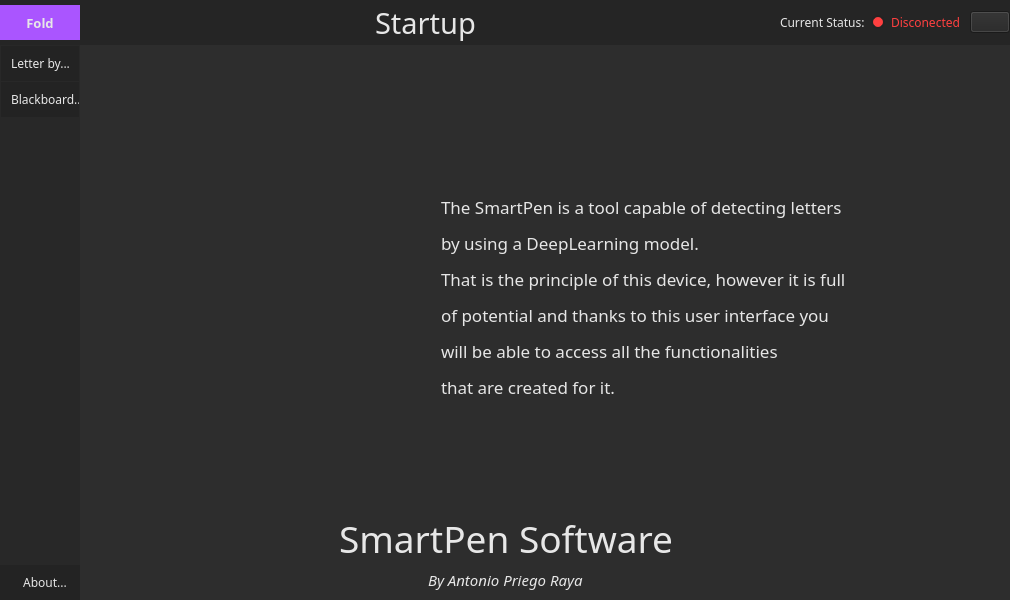
<?xml version="1.0" encoding="UTF-8"?>
<ui version="4.0">
 <class>MainWindow</class>
 <widget class="QMainWindow" name="MainWindow">
  <property name="geometry">
   <rect>
    <x>0</x>
    <y>0</y>
    <width>1010</width>
    <height>600</height>
   </rect>
  </property>
  <property name="minimumSize">
   <size>
    <width>1000</width>
    <height>600</height>
   </size>
  </property>
  <property name="windowTitle">
   <string>MainWindow</string>
  </property>
  <property name="styleSheet">
   <string notr="true">background-color: rgb(45, 45, 45);
</string>
  </property>
  <widget class="QWidget" name="centralwidget">
   <layout class="QVBoxLayout" name="verticalLayout">
    <property name="spacing">
     <number>0</number>
    </property>
    <property name="leftMargin">
     <number>0</number>
    </property>
    <property name="topMargin">
     <number>0</number>
    </property>
    <property name="rightMargin">
     <number>0</number>
    </property>
    <property name="bottomMargin">
     <number>0</number>
    </property>
    <item>
     <widget class="QFrame" name="TopBar">
      <property name="maximumSize">
       <size>
        <width>16777215</width>
        <height>45</height>
       </size>
      </property>
      <property name="styleSheet">
       <string notr="true">background-color: rgb(37, 37, 37);
border-bottom-color: rgb(20, 20, 20);
color: rgb(231, 231, 231);</string>
      </property>
      <property name="frameShape">
       <enum>QFrame::NoFrame</enum>
      </property>
      <property name="frameShadow">
       <enum>QFrame::Raised</enum>
      </property>
      <layout class="QHBoxLayout" name="horizontalLayout">
       <property name="spacing">
        <number>0</number>
       </property>
       <property name="leftMargin">
        <number>0</number>
       </property>
       <property name="topMargin">
        <number>0</number>
       </property>
       <property name="rightMargin">
        <number>0</number>
       </property>
       <property name="bottomMargin">
        <number>0</number>
       </property>
       <item>
        <widget class="QFrame" name="FrameToggle">
         <property name="maximumSize">
          <size>
           <width>80</width>
           <height>35</height>
          </size>
         </property>
         <property name="styleSheet">
          <string notr="true"> QPushButton {
	color: rgb(231, 231, 231);
    background-color:rgb(170, 85, 255);
	border: 0px solid;
 }
 QPushButton:hover {
    background-color: rgb(190, 105, 255);
 }
 QPushButton:pressed{
    background-color:rgb(210, 135, 255) ; 
 }</string>
         </property>
         <property name="frameShape">
          <enum>QFrame::NoFrame</enum>
         </property>
         <property name="frameShadow">
          <enum>QFrame::Raised</enum>
         </property>
         <layout class="QVBoxLayout" name="verticalLayout_2">
          <property name="spacing">
           <number>0</number>
          </property>
          <property name="leftMargin">
           <number>0</number>
          </property>
          <property name="topMargin">
           <number>0</number>
          </property>
          <property name="rightMargin">
           <number>0</number>
          </property>
          <property name="bottomMargin">
           <number>0</number>
          </property>
          <item>
           <widget class="QPushButton" name="ButtonToggle">
            <property name="sizePolicy">
             <sizepolicy hsizetype="Expanding" vsizetype="Expanding">
              <horstretch>0</horstretch>
              <verstretch>0</verstretch>
             </sizepolicy>
            </property>
            <property name="font">
             <font>
              <family>Universalis ADF Std</family>
              <pointsize>10</pointsize>
              <bold>true</bold>
             </font>
            </property>
            <property name="cursor">
             <cursorShape>PointingHandCursor</cursorShape>
            </property>
            <property name="styleSheet">
             <string notr="true"/>
            </property>
            <property name="text">
             <string>Fold</string>
            </property>
            <property name="icon">
             <iconset>
              <normaloff>../DeepPen/icons/deployArrow.png</normaloff>../DeepPen/icons/deployArrow.png</iconset>
            </property>
           </widget>
          </item>
         </layout>
        </widget>
       </item>
       <item>
        <widget class="QLabel" name="_">
         <property name="text">
          <string/>
         </property>
        </widget>
       </item>
       <item>
        <widget class="QFrame" name="forSTposition1">
         <property name="frameShape">
          <enum>QFrame::NoFrame</enum>
         </property>
         <property name="frameShadow">
          <enum>QFrame::Raised</enum>
         </property>
        </widget>
       </item>
       <item>
        <widget class="QLabel" name="SectionTitle">
         <property name="enabled">
          <bool>true</bool>
         </property>
         <property name="font">
          <font>
           <family>Universalis ADF Std</family>
           <pointsize>22</pointsize>
           <bold>false</bold>
          </font>
         </property>
         <property name="text">
          <string>Startup</string>
         </property>
         <property name="alignment">
          <set>Qt::AlignCenter</set>
         </property>
        </widget>
       </item>
       <item>
        <widget class="QFrame" name="forSTposition3">
         <property name="frameShape">
          <enum>QFrame::NoFrame</enum>
         </property>
         <property name="frameShadow">
          <enum>QFrame::Raised</enum>
         </property>
        </widget>
       </item>
       <item>
        <widget class="QFrame" name="forSTposition2">
         <property name="frameShape">
          <enum>QFrame::NoFrame</enum>
         </property>
         <property name="frameShadow">
          <enum>QFrame::Raised</enum>
         </property>
        </widget>
       </item>
       <item>
        <widget class="QFrame" name="frame">
         <property name="styleSheet">
          <string notr="true"> QPushButton {
	color: rgb(231, 231, 231);
    background-color:rgb(25, 25, 25);
	border: 2px solid;
	border-color:rgb(55, 89, 55);
 }
 QPushButton:hover {
    background-color: rgb(45, 45, 45);
 }
 QPushButton:pressed{
    background-color:rgb(90, 90, 90) ;
 }

 border-width:1px;
 border-radius:17.2px;</string>
         </property>
         <layout class="QHBoxLayout" name="horizontalLayout_4">
          <property name="spacing">
           <number>0</number>
          </property>
          <property name="leftMargin">
           <number>0</number>
          </property>
          <property name="topMargin">
           <number>0</number>
          </property>
          <property name="rightMargin">
           <number>0</number>
          </property>
          <property name="bottomMargin">
           <number>0</number>
          </property>
          <item>
           <widget class="QFrame" name="FrameTop">
            <property name="frameShape">
             <enum>QFrame::NoFrame</enum>
            </property>
            <property name="frameShadow">
             <enum>QFrame::Raised</enum>
            </property>
            <layout class="QHBoxLayout" name="horizontalLayout_3">
             <item>
              <widget class="QLabel" name="label">
               <property name="font">
                <font>
                 <family>Universalis ADF Std</family>
                </font>
               </property>
               <property name="text">
                <string>Current Status:</string>
               </property>
              </widget>
             </item>
             <item>
              <widget class="QRadioButton" name="ConectedStatusRB">
               <property name="font">
                <font>
                 <family>Universalis ADF Std</family>
                </font>
               </property>
               <property name="styleSheet">
                <string notr="true">QRadioButton:checked {
    color: rgb(0, 255, 127);
}
QRadioButton:unchecked {
    color: rgb(255, 64, 64);
}

QRadioButton::indicator {
    width: 10px;
    height: 10px;
    border-radius: 7px;
}

QRadioButton::indicator:checked {
    background-color: rgb(0, 255, 127);
    border: 2px solid  rgb(35, 35, 35);
}

QRadioButton::indicator:unchecked {
    background-color: rgb(255, 64, 64);
    border: 2px solid  rgb(35, 35, 35);
}</string>
               </property>
               <property name="text">
                <string>Disconected</string>
               </property>
               <property name="checkable">
                <bool>false</bool>
               </property>
               <property name="checked">
                <bool>false</bool>
               </property>
               <property name="autoRepeat">
                <bool>false</bool>
               </property>
               <property name="autoExclusive">
                <bool>false</bool>
               </property>
              </widget>
             </item>
            </layout>
           </widget>
          </item>
          <item>
           <widget class="QPushButton" name="ButtonSync">
            <property name="font">
             <font/>
            </property>
            <property name="cursor">
             <cursorShape>PointingHandCursor</cursorShape>
            </property>
            <property name="styleSheet">
             <string notr="true"/>
            </property>
            <property name="text">
             <string/>
            </property>
            <property name="icon">
             <iconset>
              <normaloff>icons/sync.png</normaloff>icons/sync.png</iconset>
            </property>
            <property name="iconSize">
             <size>
              <width>32</width>
              <height>32</height>
             </size>
            </property>
           </widget>
          </item>
         </layout>
        </widget>
       </item>
      </layout>
     </widget>
    </item>
    <item>
     <widget class="QFrame" name="Content">
      <property name="frameShape">
       <enum>QFrame::NoFrame</enum>
      </property>
      <property name="frameShadow">
       <enum>QFrame::Raised</enum>
      </property>
      <layout class="QHBoxLayout" name="horizontalLayout_2">
       <property name="spacing">
        <number>0</number>
       </property>
       <property name="leftMargin">
        <number>0</number>
       </property>
       <property name="topMargin">
        <number>0</number>
       </property>
       <property name="rightMargin">
        <number>0</number>
       </property>
       <property name="bottomMargin">
        <number>0</number>
       </property>
       <item>
        <widget class="QFrame" name="FrameSidebar">
         <property name="minimumSize">
          <size>
           <width>80</width>
           <height>0</height>
          </size>
         </property>
         <property name="maximumSize">
          <size>
           <width>70</width>
           <height>16777215</height>
          </size>
         </property>
         <property name="styleSheet">
          <string notr="true">background-color: rgb(40, 40, 40);
border-right-color: rgb(20, 20, 20);
</string>
         </property>
         <property name="frameShape">
          <enum>QFrame::NoFrame</enum>
         </property>
         <property name="frameShadow">
          <enum>QFrame::Raised</enum>
         </property>
         <layout class="QVBoxLayout" name="verticalLayout_3">
          <property name="spacing">
           <number>0</number>
          </property>
          <property name="leftMargin">
           <number>0</number>
          </property>
          <property name="topMargin">
           <number>0</number>
          </property>
          <property name="rightMargin">
           <number>0</number>
          </property>
          <property name="bottomMargin">
           <number>0</number>
          </property>
          <item alignment="Qt::AlignTop">
           <widget class="QFrame" name="FrameTopSidebar">
            <property name="cursor">
             <cursorShape>ArrowCursor</cursorShape>
            </property>
            <property name="styleSheet">
             <string notr="true"> QPushButton {
	color: rgb(231, 231, 231);
    background-color:rgb(35, 35, 35);
	border: 0px solid;
	text-align: left;
	padding-left: 10px;
 }
 QPushButton:hover {
    background-color: rgb(45, 45, 45);
 }
 QPushButton:pressed{
    background-color:rgb(90, 90, 90) ;
 }</string>
            </property>
            <property name="frameShape">
             <enum>QFrame::NoFrame</enum>
            </property>
            <property name="frameShadow">
             <enum>QFrame::Raised</enum>
            </property>
            <layout class="QVBoxLayout" name="verticalLayout_4">
             <property name="spacing">
              <number>1</number>
             </property>
             <property name="leftMargin">
              <number>1</number>
             </property>
             <property name="topMargin">
              <number>1</number>
             </property>
             <property name="rightMargin">
              <number>1</number>
             </property>
             <property name="bottomMargin">
              <number>1</number>
             </property>
             <item>
              <widget class="QPushButton" name="ButtonReadMode">
               <property name="minimumSize">
                <size>
                 <width>0</width>
                 <height>35</height>
                </size>
               </property>
               <property name="font">
                <font>
                 <family>Universalis ADF Std</family>
                </font>
               </property>
               <property name="cursor">
                <cursorShape>PointingHandCursor</cursorShape>
               </property>
               <property name="layoutDirection">
                <enum>Qt::LeftToRight</enum>
               </property>
               <property name="styleSheet">
                <string notr="true"/>
               </property>
               <property name="text">
                <string>Letter by...    </string>
               </property>
               <property name="icon">
                <iconset>
                 <normaloff>../DeepPen/icons/letter_shifted.png</normaloff>../DeepPen/icons/letter_shifted.png</iconset>
               </property>
               <property name="iconSize">
                <size>
                 <width>35</width>
                 <height>35</height>
                </size>
               </property>
               <property name="flat">
                <bool>false</bool>
               </property>
              </widget>
             </item>
             <item alignment="Qt::AlignTop">
              <widget class="QPushButton" name="ButtonBlackboard">
               <property name="minimumSize">
                <size>
                 <width>0</width>
                 <height>35</height>
                </size>
               </property>
               <property name="font">
                <font>
                 <family>Universalis ADF Std</family>
                 <italic>false</italic>
                 <bold>false</bold>
                 <strikeout>false</strikeout>
                </font>
               </property>
               <property name="cursor">
                <cursorShape>PointingHandCursor</cursorShape>
               </property>
               <property name="styleSheet">
                <string notr="true"/>
               </property>
               <property name="text">
                <string>Blackboard...</string>
               </property>
               <property name="icon">
                <iconset>
                 <normaloff>icons/blackboard_shifted.png</normaloff>icons/blackboard_shifted.png</iconset>
               </property>
               <property name="iconSize">
                <size>
                 <width>35</width>
                 <height>35</height>
                </size>
               </property>
              </widget>
             </item>
            </layout>
           </widget>
          </item>
          <item>
           <widget class="QPushButton" name="ButtonAboutDev">
            <property name="minimumSize">
             <size>
              <width>0</width>
              <height>35</height>
             </size>
            </property>
            <property name="maximumSize">
             <size>
              <width>16777215</width>
              <height>16777215</height>
             </size>
            </property>
            <property name="font">
             <font>
              <family>Universalis ADF Std</family>
             </font>
            </property>
            <property name="cursor">
             <cursorShape>PointingHandCursor</cursorShape>
            </property>
            <property name="styleSheet">
             <string notr="true"> QPushButton {
	color: rgb(231, 231, 231);
    background-color:rgb(35, 35, 35);
	border: 0px solid;
	padding-left: 10px;
 }
 QPushButton:hover {
    background-color: rgb(45, 45, 45);
 }
 QPushButton:pressed{
    background-color:rgb(90, 90, 90) ;
 }</string>
            </property>
            <property name="text">
             <string>About...</string>
            </property>
            <property name="iconSize">
             <size>
              <width>20</width>
              <height>20</height>
             </size>
            </property>
           </widget>
          </item>
         </layout>
        </widget>
       </item>
       <item>
        <widget class="QFrame" name="FramePages">
         <property name="frameShape">
          <enum>QFrame::NoFrame</enum>
         </property>
         <property name="frameShadow">
          <enum>QFrame::Raised</enum>
         </property>
         <layout class="QVBoxLayout" name="verticalLayout_5">
          <property name="spacing">
           <number>0</number>
          </property>
          <property name="leftMargin">
           <number>0</number>
          </property>
          <property name="topMargin">
           <number>0</number>
          </property>
          <property name="rightMargin">
           <number>0</number>
          </property>
          <property name="bottomMargin">
           <number>0</number>
          </property>
          <item>
           <widget class="QStackedWidget" name="stackedWidget">
            <property name="currentIndex">
             <number>0</number>
            </property>
            <widget class="QWidget" name="StartupPage">
             <property name="font">
              <font>
               <bold>false</bold>
              </font>
             </property>
             <layout class="QGridLayout" name="gridLayout">
              <item row="0" column="0">
               <layout class="QHBoxLayout" name="horizontalLayout_5">
                <item>
                 <spacer name="horizontalSpacer">
                  <property name="orientation">
                   <enum>Qt::Horizontal</enum>
                  </property>
                  <property name="sizeHint" stdset="0">
                   <size>
                    <width>40</width>
                    <height>20</height>
                   </size>
                  </property>
                 </spacer>
                </item>
                <item>
                 <layout class="QVBoxLayout" name="verticalLayout_6">
                  <property name="spacing">
                   <number>5</number>
                  </property>
                  <item>
                   <layout class="QHBoxLayout" name="horizontalLayout_6">
                    <item>
                     <widget class="QLabel" name="StartupImage">
                      <property name="minimumSize">
                       <size>
                        <width>270</width>
                        <height>395</height>
                       </size>
                      </property>
                      <property name="text">
                       <string/>
                      </property>
                     </widget>
                    </item>
                    <item alignment="Qt::AlignHCenter|Qt::AlignTop">
                     <widget class="QLabel" name="ProjectDescription">
                      <property name="sizePolicy">
                       <sizepolicy hsizetype="Fixed" vsizetype="Fixed">
                        <horstretch>0</horstretch>
                        <verstretch>0</verstretch>
                       </sizepolicy>
                      </property>
                      <property name="font">
                       <font>
                        <family>Universalis ADF Std</family>
                        <pointsize>13</pointsize>
                       </font>
                      </property>
                      <property name="styleSheet">
                       <string notr="true">color: rgb(230, 230, 230);</string>
                      </property>
                      <property name="text">
                       <string>&lt;html&gt;&lt;head/&gt;&lt;body&gt;&lt;p align=&quot;justify&quot;&gt;&lt;br/&gt;&lt;/p&gt;&lt;p align=&quot;justify&quot;&gt;&lt;br/&gt;&lt;br/&gt;&lt;/p&gt;&lt;p align=&quot;justify&quot;&gt;The SmartPen is a tool capable of detecting letters&lt;/p&gt;&lt;p align=&quot;justify&quot;&gt;by using a DeepLearning model.&lt;/p&gt;&lt;p align=&quot;justify&quot;&gt;That is the principle of this device, however it is full&lt;/p&gt;&lt;p align=&quot;justify&quot;&gt;of potential and thanks to this user interface you&lt;/p&gt;&lt;p align=&quot;justify&quot;&gt;will be able to access all the functionalities&lt;/p&gt;&lt;p align=&quot;justify&quot;&gt;that are created for it.&lt;/p&gt;&lt;/body&gt;&lt;/html&gt;</string>
                      </property>
                      <property name="alignment">
                       <set>Qt::AlignJustify|Qt::AlignVCenter</set>
                      </property>
                      <property name="margin">
                       <number>10</number>
                      </property>
                     </widget>
                    </item>
                   </layout>
                  </item>
                  <item>
                   <spacer name="verticalSpacer">
                    <property name="orientation">
                     <enum>Qt::Vertical</enum>
                    </property>
                    <property name="sizeHint" stdset="0">
                     <size>
                      <width>20</width>
                      <height>40</height>
                     </size>
                    </property>
                   </spacer>
                  </item>
                  <item>
                   <layout class="QHBoxLayout" name="horizontalLayout_7">
                    <item>
                     <widget class="QLabel" name="StartupTitle">
                      <property name="enabled">
                       <bool>true</bool>
                      </property>
                      <property name="sizePolicy">
                       <sizepolicy hsizetype="Fixed" vsizetype="Fixed">
                        <horstretch>0</horstretch>
                        <verstretch>0</verstretch>
                       </sizepolicy>
                      </property>
                      <property name="font">
                       <font>
                        <family>Universalis ADF Std</family>
                        <pointsize>28</pointsize>
                        <italic>false</italic>
                        <bold>false</bold>
                       </font>
                      </property>
                      <property name="layoutDirection">
                       <enum>Qt::LeftToRight</enum>
                      </property>
                      <property name="styleSheet">
                       <string notr="true">color: rgb(231, 231, 231);
outline:2px black;</string>
                      </property>
                      <property name="text">
                       <string>SmartPen Software</string>
                      </property>
                      <property name="scaledContents">
                       <bool>false</bool>
                      </property>
                      <property name="alignment">
                       <set>Qt::AlignCenter</set>
                      </property>
                      <property name="wordWrap">
                       <bool>false</bool>
                      </property>
                     </widget>
                    </item>
                   </layout>
                  </item>
                  <item alignment="Qt::AlignHCenter|Qt::AlignVCenter">
                   <widget class="QLabel" name="DevName">
                    <property name="font">
                     <font>
                      <family>Universalis ADF Std</family>
                      <pointsize>11</pointsize>
                      <italic>true</italic>
                     </font>
                    </property>
                    <property name="styleSheet">
                     <string notr="true">color: rgb(231, 231, 231);</string>
                    </property>
                    <property name="text">
                     <string>By Antonio Priego Raya</string>
                    </property>
                   </widget>
                  </item>
                 </layout>
                </item>
                <item>
                 <spacer name="horizontalSpacer_3">
                  <property name="orientation">
                   <enum>Qt::Horizontal</enum>
                  </property>
                  <property name="sizeHint" stdset="0">
                   <size>
                    <width>40</width>
                    <height>20</height>
                   </size>
                  </property>
                 </spacer>
                </item>
                <item>
                 <spacer name="horizontalSpacer_2">
                  <property name="orientation">
                   <enum>Qt::Horizontal</enum>
                  </property>
                  <property name="sizeHint" stdset="0">
                   <size>
                    <width>40</width>
                    <height>20</height>
                   </size>
                  </property>
                 </spacer>
                </item>
               </layout>
              </item>
             </layout>
            </widget>
            <widget class="QWidget" name="LetterByLetterPage">
             <property name="minimumSize">
              <size>
               <width>0</width>
               <height>100</height>
              </size>
             </property>
             <layout class="QVBoxLayout" name="verticalLayout_7">
              <item>
               <widget class="QLabel" name="Written">
                <property name="maximumSize">
                 <size>
                  <width>16777215</width>
                  <height>25</height>
                 </size>
                </property>
                <property name="font">
                 <font>
                  <family>Universalis ADF Std</family>
                  <pointsize>15</pointsize>
                  <bold>true</bold>
                 </font>
                </property>
                <property name="styleSheet">
                 <string notr="true">color: rgb(211, 215, 207);</string>
                </property>
                <property name="text">
                 <string>Written:</string>
                </property>
               </widget>
              </item>
              <item>
               <widget class="QLabel" name="recognisedLetters">
                <property name="minimumSize">
                 <size>
                  <width>0</width>
                  <height>0</height>
                 </size>
                </property>
                <property name="font">
                 <font>
                  <family>Universalis ADF Std</family>
                  <pointsize>14</pointsize>
                  <italic>true</italic>
                  <underline>true</underline>
                 </font>
                </property>
                <property name="cursor">
                 <cursorShape>IBeamCursor</cursorShape>
                </property>
                <property name="styleSheet">
                 <string notr="true">color: rgb(211, 215, 207);

background-image: url(./images/texture.png);</string>
                </property>
                <property name="frameShape">
                 <enum>QFrame::NoFrame</enum>
                </property>
                <property name="text">
                 <string/>
                </property>
                <property name="alignment">
                 <set>Qt::AlignLeading|Qt::AlignLeft|Qt::AlignTop</set>
                </property>
               </widget>
              </item>
              <item>
               <layout class="QHBoxLayout" name="horizontalLayout_9">
                <property name="sizeConstraint">
                 <enum>QLayout::SetMinimumSize</enum>
                </property>
                <item>
                 <widget class="QPushButton" name="clearButton">
                  <property name="minimumSize">
                   <size>
                    <width>0</width>
                    <height>25</height>
                   </size>
                  </property>
                  <property name="maximumSize">
                   <size>
                    <width>65</width>
                    <height>16777215</height>
                   </size>
                  </property>
                  <property name="font">
                   <font>
                    <family>Universalis ADF Std</family>
                   </font>
                  </property>
                  <property name="cursor">
                   <cursorShape>PointingHandCursor</cursorShape>
                  </property>
                  <property name="styleSheet">
                   <string notr="true"> QPushButton {
	color: rgb(231, 231, 231);
    background-color:rgb(35, 35, 35);
	border: 0.5px solid;
 }
 QPushButton:hover {
    background-color: rgb(45, 45, 45);
 }
 QPushButton:pressed{
    background-color:rgb(90, 90, 90) ;
 }</string>
                  </property>
                  <property name="text">
                   <string>Clear</string>
                  </property>
                 </widget>
                </item>
               </layout>
              </item>
             </layout>
            </widget>
            <widget class="QWidget" name="BlackBoardPage">
             <widget class="QLabel" name="blackboardText">
              <property name="geometry">
               <rect>
                <x>10</x>
                <y>0</y>
                <width>408</width>
                <height>101</height>
               </rect>
              </property>
              <property name="font">
               <font>
                <family>Universalis ADF Std</family>
                <pointsize>22</pointsize>
               </font>
              </property>
              <property name="styleSheet">
               <string notr="true">color: rgb(186, 189, 182);</string>
              </property>
              <property name="text">
               <string>Objetivo secundario en desarrollo</string>
              </property>
             </widget>
            </widget>
            <widget class="QWidget" name="AboutDevPage">
             <layout class="QGridLayout" name="gridLayout_2">
              <item row="0" column="0">
               <layout class="QVBoxLayout" name="verticalLayout_8">
                <item>
                 <layout class="QHBoxLayout" name="horizontalLayout_8">
                  <item>
                   <layout class="QVBoxLayout" name="verticalLayout_9">
                    <item>
                     <widget class="QLabel" name="personalPhoto">
                      <property name="minimumSize">
                       <size>
                        <width>300</width>
                        <height>150</height>
                       </size>
                      </property>
                      <property name="maximumSize">
                       <size>
                        <width>300</width>
                        <height>150</height>
                       </size>
                      </property>
                      <property name="text">
                       <string/>
                      </property>
                      <property name="alignment">
                       <set>Qt::AlignCenter</set>
                      </property>
                     </widget>
                    </item>
                    <item>
                     <widget class="QLabel" name="devName">
                      <property name="maximumSize">
                       <size>
                        <width>300</width>
                        <height>80</height>
                       </size>
                      </property>
                      <property name="font">
                       <font>
                        <family>Universalis ADF Std</family>
                       </font>
                      </property>
                      <property name="styleSheet">
                       <string notr="true">color: rgb(186, 189, 182);</string>
                      </property>
                      <property name="text">
                       <string>Antonio Priego Raya

Universidad de Granada</string>
                      </property>
                      <property name="alignment">
                       <set>Qt::AlignHCenter|Qt::AlignTop</set>
                      </property>
                     </widget>
                    </item>
                    <item>
                     <spacer name="verticalSpacer_2">
                      <property name="orientation">
                       <enum>Qt::Vertical</enum>
                      </property>
                      <property name="sizeHint" stdset="0">
                       <size>
                        <width>20</width>
                        <height>40</height>
                       </size>
                      </property>
                     </spacer>
                    </item>
                   </layout>
                  </item>
                  <item>
                   <widget class="QLabel" name="projectInfo">
                    <property name="minimumSize">
                     <size>
                      <width>600</width>
                      <height>0</height>
                     </size>
                    </property>
                    <property name="maximumSize">
                     <size>
                      <width>16777215</width>
                      <height>16777215</height>
                     </size>
                    </property>
                    <property name="font">
                     <font>
                      <family>Universalis ADF Std</family>
                     </font>
                    </property>
                    <property name="styleSheet">
                     <string notr="true">color: rgb(186, 189, 182);</string>
                    </property>
                    <property name="text">
                     <string>Descripción TFG</string>
                    </property>
                    <property name="alignment">
                     <set>Qt::AlignJustify|Qt::AlignTop</set>
                    </property>
                   </widget>
                  </item>
                 </layout>
                </item>
                <item>
                 <layout class="QHBoxLayout" name="horizontalLayout_12">
                  <item>
                   <spacer name="horizontalSpacer_4">
                    <property name="orientation">
                     <enum>Qt::Horizontal</enum>
                    </property>
                    <property name="sizeHint" stdset="0">
                     <size>
                      <width>40</width>
                      <height>20</height>
                     </size>
                    </property>
                   </spacer>
                  </item>
                  <item>
                   <layout class="QVBoxLayout" name="linkedinLayout">
                    <item>
                     <widget class="QLabel" name="linkedinLabel">
                      <property name="font">
                       <font>
                        <family>Universalis ADF Std</family>
                        <pointsize>9</pointsize>
                       </font>
                      </property>
                      <property name="layoutDirection">
                       <enum>Qt::LeftToRight</enum>
                      </property>
                      <property name="styleSheet">
                       <string notr="true">color: rgb(186, 189, 182);</string>
                      </property>
                      <property name="text">
                       <string>Linkedin</string>
                      </property>
                      <property name="alignment">
                       <set>Qt::AlignCenter</set>
                      </property>
                     </widget>
                    </item>
                    <item>
                     <widget class="QPushButton" name="linkedinButton">
                      <property name="minimumSize">
                       <size>
                        <width>0</width>
                        <height>40</height>
                       </size>
                      </property>
                      <property name="maximumSize">
                       <size>
                        <width>40</width>
                        <height>16777215</height>
                       </size>
                      </property>
                      <property name="cursor">
                       <cursorShape>PointingHandCursor</cursorShape>
                      </property>
                      <property name="layoutDirection">
                       <enum>Qt::LeftToRight</enum>
                      </property>
                      <property name="styleSheet">
                       <string notr="true"> QPushButton {
	color: rgb(231, 231, 231);
    background-color:rgb(45, 45, 45);
 }
 QPushButton:hover {
    background-color: rgb(45, 45, 45);
 }
 QPushButton:pressed{
    background-color:rgb(45, 45, 45) ;
 }</string>
                      </property>
                      <property name="text">
                       <string/>
                      </property>
                      <property name="icon">
                       <iconset>
                        <normaloff>icons/linkedinIcon.png</normaloff>icons/linkedinIcon.png</iconset>
                      </property>
                      <property name="iconSize">
                       <size>
                        <width>40</width>
                        <height>40</height>
                       </size>
                      </property>
                      <property name="flat">
                       <bool>true</bool>
                      </property>
                     </widget>
                    </item>
                   </layout>
                  </item>
                  <item>
                   <layout class="QVBoxLayout" name="githubLayout">
                    <item>
                     <widget class="QLabel" name="githubLabel">
                      <property name="font">
                       <font>
                        <family>Universalis ADF Std</family>
                        <pointsize>9</pointsize>
                       </font>
                      </property>
                      <property name="layoutDirection">
                       <enum>Qt::LeftToRight</enum>
                      </property>
                      <property name="styleSheet">
                       <string notr="true">color: rgb(186, 189, 182);</string>
                      </property>
                      <property name="text">
                       <string>GitHub</string>
                      </property>
                      <property name="alignment">
                       <set>Qt::AlignCenter</set>
                      </property>
                     </widget>
                    </item>
                    <item>
                     <widget class="QPushButton" name="githubButton">
                      <property name="minimumSize">
                       <size>
                        <width>0</width>
                        <height>40</height>
                       </size>
                      </property>
                      <property name="maximumSize">
                       <size>
                        <width>40</width>
                        <height>16777215</height>
                       </size>
                      </property>
                      <property name="cursor">
                       <cursorShape>PointingHandCursor</cursorShape>
                      </property>
                      <property name="styleSheet">
                       <string notr="true"> QPushButton {
	color: rgb(231, 231, 231);
    background-color:rgb(45, 45, 45);
 }
 QPushButton:hover {
    background-color: rgb(45, 45, 45);
 }
 QPushButton:pressed{
    background-color:rgb(45, 45, 45) ;
 }</string>
                      </property>
                      <property name="text">
                       <string/>
                      </property>
                      <property name="icon">
                       <iconset>
                        <normaloff>icons/githubIcon.png</normaloff>icons/githubIcon.png</iconset>
                      </property>
                      <property name="iconSize">
                       <size>
                        <width>40</width>
                        <height>40</height>
                       </size>
                      </property>
                      <property name="flat">
                       <bool>true</bool>
                      </property>
                     </widget>
                    </item>
                   </layout>
                  </item>
                  <item>
                   <spacer name="horizontalSpacer_5">
                    <property name="orientation">
                     <enum>Qt::Horizontal</enum>
                    </property>
                    <property name="sizeHint" stdset="0">
                     <size>
                      <width>40</width>
                      <height>20</height>
                     </size>
                    </property>
                   </spacer>
                  </item>
                 </layout>
                </item>
               </layout>
              </item>
              <item row="1" column="0">
               <spacer name="verticalSpacer_3">
                <property name="orientation">
                 <enum>Qt::Vertical</enum>
                </property>
                <property name="sizeHint" stdset="0">
                 <size>
                  <width>20</width>
                  <height>40</height>
                 </size>
                </property>
               </spacer>
              </item>
             </layout>
            </widget>
           </widget>
          </item>
         </layout>
        </widget>
       </item>
      </layout>
     </widget>
    </item>
   </layout>
  </widget>
 </widget>
 <resources/>
 <connections/>
</ui>
